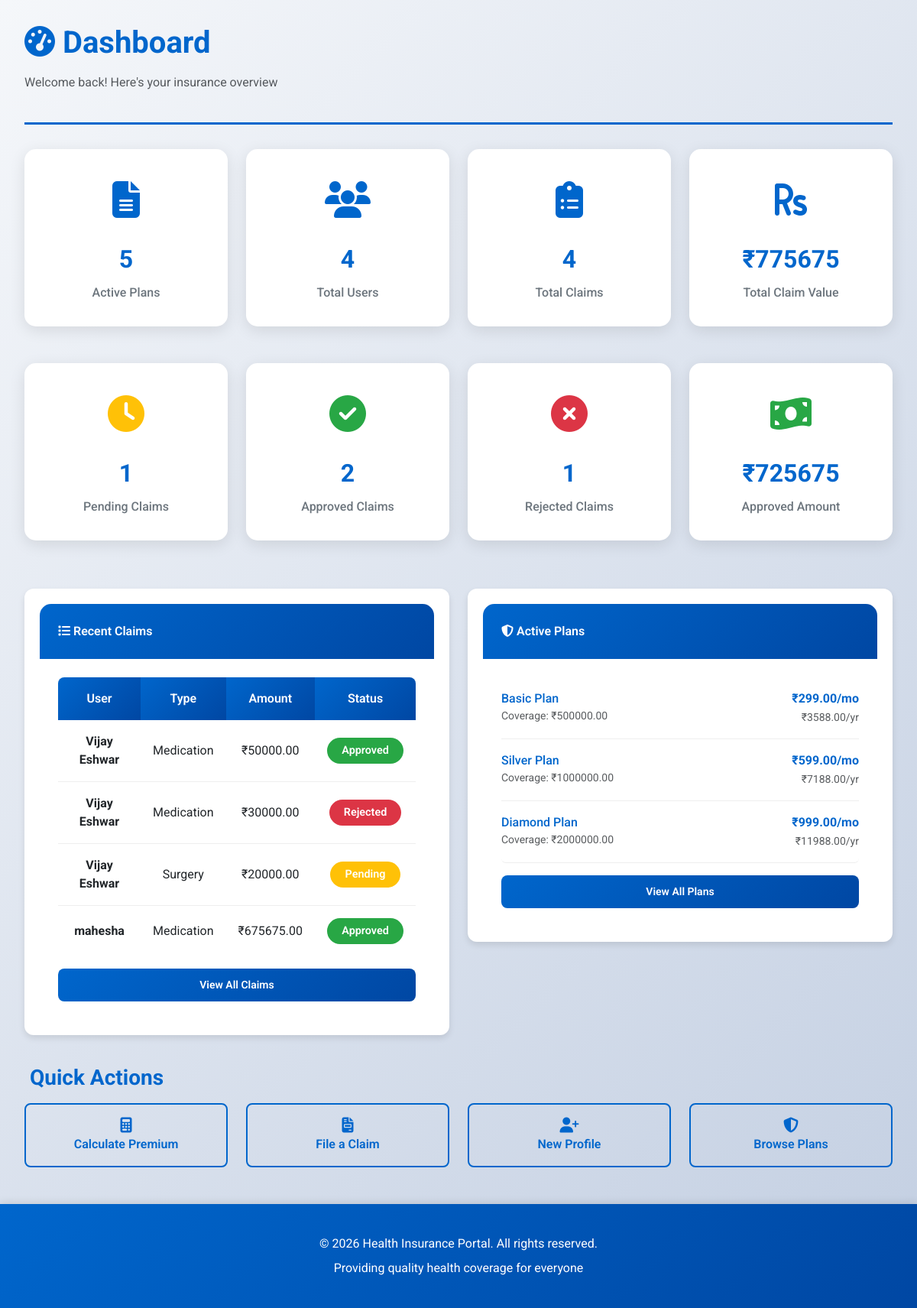
Before: / with the older database file.
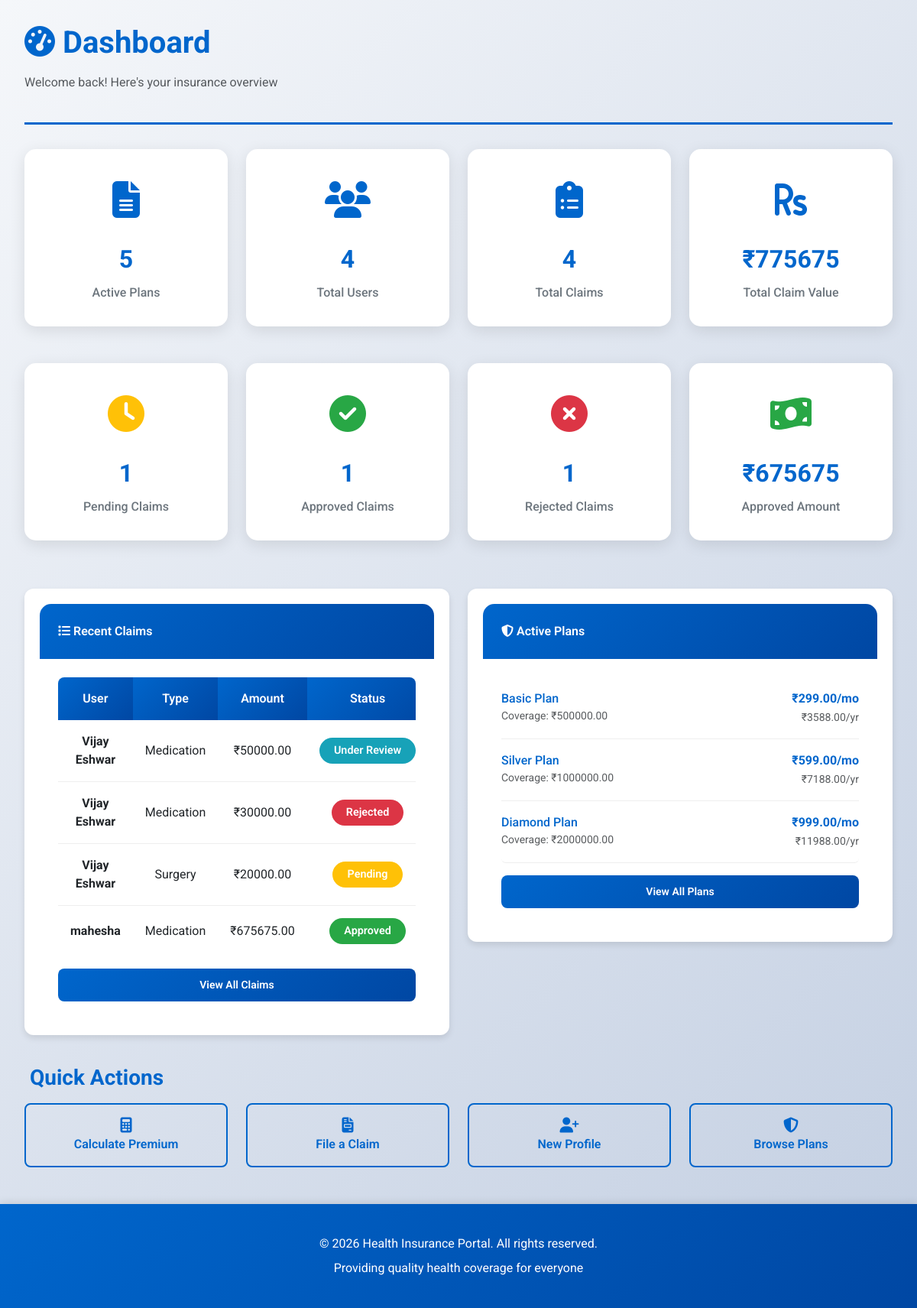
After: the same page with the newer database file.
### insurance/models.py (models this page shows, shortened)
class Claim(models.Model):
    STATUS_CHOICES = [
        ('pending', 'Pending'),
        ('under_review', 'Under Review'),
        ('approved', 'Approved'),
        ('rejected', 'Rejected'),
    ]
    CLAIM_TYPE_CHOICES = [
        ('hospitalization', 'Hospitalization'),
        ('outpatient', 'Outpatient'),
        ('medication', 'Medication'),
        ('diagnostic', 'Diagnostic Tests'),
        ('surgery', 'Surgery'),
        ('other', 'Other'),
    ]
    user = models.ForeignKey(
        UserProfile, on_delete=models.CASCADE, related_name='claims'
    )
    claim_type = models.CharField(max_length=30, choices=CLAIM_TYPE_CHOICES)
    amount = models.DecimalField(max_digits=12, decimal_places=2)
    status = models.CharField(
        max_length=20, choices=STATUS_CHOICES, default='pending'
    )
    description = models.TextField()
    hospital_name = models.CharField(max_length=200, blank=True)
    date_of_service = models.DateField()
    date_filed = models.DateTimeField(auto_now_add=True)
    date_updated = models.DateTimeField(auto_now=True)
    rejection_reason = models.TextField(blank=True, null=True, help_text="Reason for claim rejection")
    admin_notes = models.TextField(blank=True, null=True, help_text="Internal notes from admin")
    class Meta:
        ordering = ['-date_filed']

class UserProfile(models.Model):
    name = models.CharField(max_length=200)
    email = models.EmailField(unique=True)
    phone = models.CharField(max_length=20, blank=True)
    age = models.PositiveIntegerField()
    address = models.TextField(blank=True)
    selected_plan = models.ForeignKey(
        InsurancePlan, on_delete=models.SET_NULL, null=True, blank=True,
        related_name='subscribers'
    )
    created_at = models.DateTimeField(auto_now_add=True)
    updated_at = models.DateTimeField(auto_now=True)

### insurance/views.py (the view)
# urls.py: path('', views.dashboard, name='dashboard'),
def dashboard(request):
    total_plans = InsurancePlan.objects.filter(is_active=True).count()
    total_users = UserProfile.objects.count()
    total_claims = Claim.objects.count()
    pending_claims = Claim.objects.filter(status='pending').count()
    approved_claims = Claim.objects.filter(status='approved').count()
    rejected_claims = Claim.objects.filter(status='rejected').count()
    total_claim_amount = Claim.objects.aggregate(
        total=Sum('amount'))['total'] or 0
    approved_amount = Claim.objects.filter(status='approved').aggregate(
        total=Sum('amount'))['total'] or 0
    recent_claims = Claim.objects.select_related('user')[:5]
    plans = InsurancePlan.objects.filter(is_active=True)[:3]
    context = {
        'total_plans': total_plans,
        'total_users': total_users,
        'total_claims': total_claims,
        'pending_claims': pending_claims,
        'approved_claims': approved_claims,
        'rejected_claims': rejected_claims,
        'total_claim_amount': total_claim_amount,
        'approved_amount': approved_amount,
        'recent_claims': recent_claims,
        'plans': plans,
    }
    return render(request, 'insurance/dashboard.html', context)

### insurance/models.py (called while the page is built)
    def annual_premium(self):
        return self.monthly_premium * 12

### insurance/templates/insurance/dashboard.html (shortened to what the changed rows need)
{% extends 'insurance/base.html' %}
{% block content %}
<div class="page-header">
    <h1><i class="fas fa-tachometer-alt"></i> Dashboard</h1>
</div>
<div class="row mb-4">
    <div class="col-lg-3 col-md-6">
        <div class="stat-card">
            <div class="stat-icon" style="color: #28a745;"><i class="fas fa-check-circle"></i></div>
            <div class="stat-number">{{ approved_claims }}</div>
            <div class="stat-label">Approved Claims</div>
        </div>
    </div>
    <div class="col-lg-3 col-md-6">
        <div class="stat-card">
            <div class="stat-icon" style="color: #28a745;"><i class="fas fa-money-bill-wave"></i></div>
            <div class="stat-number">₹{{ approved_amount }}</div>
            <div class="stat-label">Approved Amount</div>
        </div>
    </div>
</div>
<div class="row">
    <div class="col-lg-6">
        <div class="card">
            <div class="card-body">
                {% if recent_claims %}
                    <div class="table-responsive">
                        <table class="table table-sm">
                            <thead>
                                <tr>
                                    <th>User</th>
                                    <th>Type</th>
                                    <th>Amount</th>
                                    <th>Status</th>
                                </tr>
                            </thead>
                            <tbody>
                                {% for claim in recent_claims %}
                                    <tr>
                                        <td><strong>{{ claim.user.name }}</strong></td>
                                        <td>{{ claim.get_claim_type_display }}</td>
                                        <td>₹{{ claim.amount }}</td>
                                        <td>
                                            <span class="badge" style="background: {% if claim.status == 'approved' %}#28a745{% elif claim.status == 'rejected' %}#dc3545{% elif claim.status == 'pending' %}#ffc107{% else %}#17a2b8{% endif %};">
                                                {{ claim.get_status_display }}
                                            </span>
                                        </td>
                                    </tr>
                                {% endfor %}
                            </tbody>
                        </table>
                    </div>
                {% else %}
                    <p class="text-muted">No recent claims.</p>
                {% endif %}
            </div>
        </div>
    </div>
</div>
{% endblock %}

Changed rows visible on the page:
changed Claim: status "Approved" → "Under Review"
Other visible differences:
{{ approved_claims }}: "2" → "1"
{{ approved_amount }}: "725675" → "675675"
